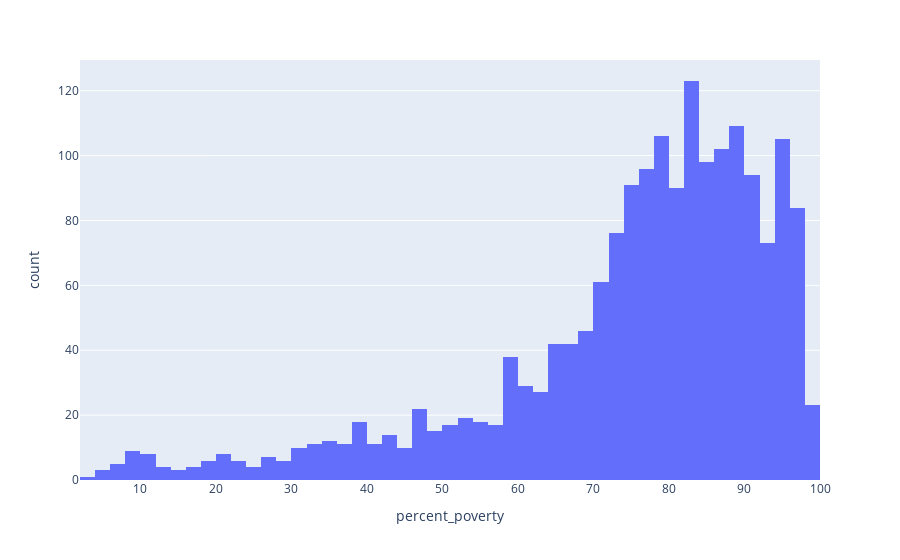

Source (notebook cell):
### Markdown cell above
#### Task 2D. Create a histogram to view the distribution of the percentage of students whose families fall below the poverty line in NYC public high schools.
<span style='background-color: rgba(138, 43, 226, 0.4); padding: 0.2em 0.4em; border-radius: 4px;'>**Hint:** For this one, you'll need to use the `percent_poverty` column of your DataFrame. </span>

### Code cell
# Plot the data showing the % of students whose families are below the poverty line in schools
px.histogram(data, x='percent_poverty')

### Figure 1 — Plotly figure (JSON) as saved in the notebook; plotly's stock layout.template omitted (floating-point values rounded to 4 significant figures; data arrays with more than 128 entries replaced by an {"elided": "..."} marker saying what was removed)
{"data": [{"alignmentgroup": "True", "bingroup": "x", "hovertemplate": "percent_poverty=%{x}<br>count=%{y}<extra></extra>", "legendgroup": "", "marker": {"color": "#636efa", "pattern": {"shape": ""}}, "name": "", "offsetgroup": "", "orientation": "v", "showlegend": false, "type": "histogram", "x": {"elided": "1834 float values"}, "xaxis": "x", "yaxis": "y"}], "layout": {"autosize": true, "barmode": "relative", "legend": {"tracegroupgap": 0}, "margin": {"t": 60}, "xaxis": {"anchor": "y", "autorange": true, "domain": [0, 1], "range": [2, 100], "title": {"text": "percent_poverty"}, "type": "linear"}, "yaxis": {"anchor": "x", "autorange": true, "domain": [0, 1], "range": [0, 129.5], "title": {"text": "count"}}}}
